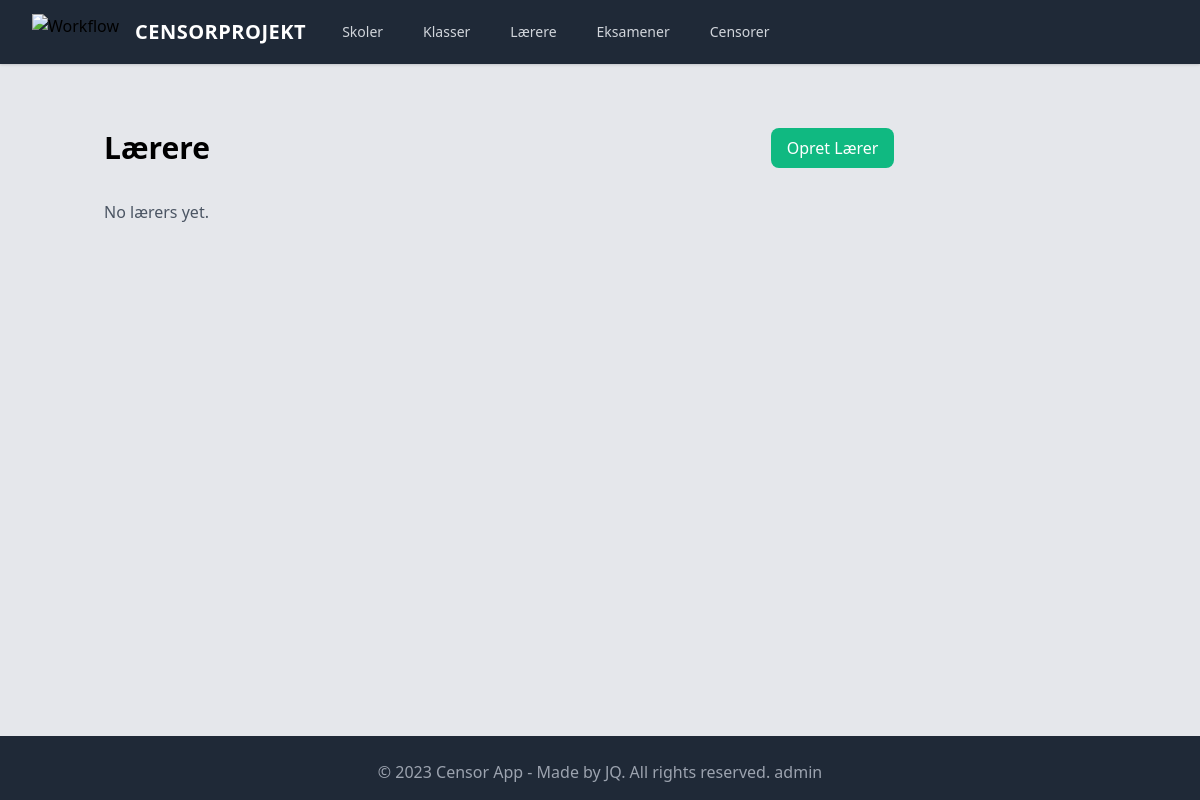
The page /lærere/ on the database as committed earlier.
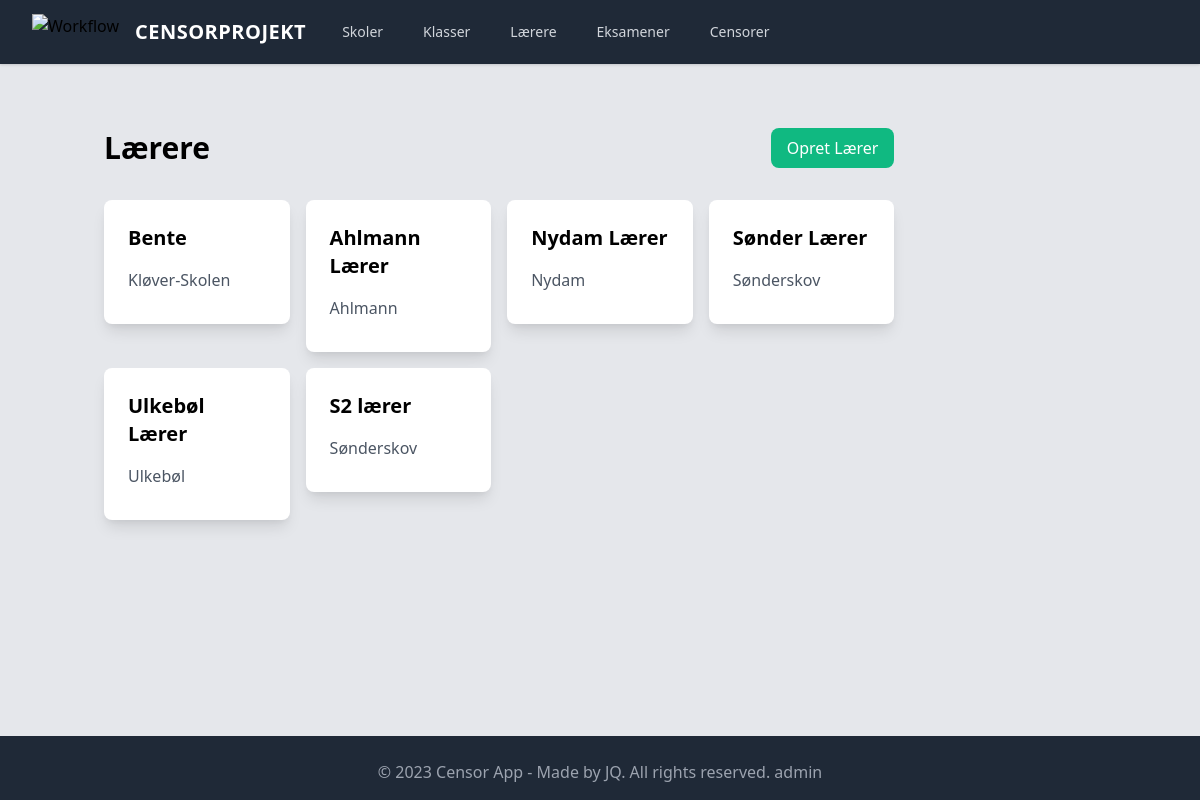
The same page on the database as committed later.
### censor_app/models.py (models this page shows, shortened)
class Lærer(models.Model):
    navn = models.CharField(max_length=200)
    email = models.EmailField(blank=True, null=True)
    skole = models.ForeignKey(
        Skole,
        on_delete=models.CASCADE,
        related_name="personale",
        blank=True,
        null=True,
    )
    class Meta:
        verbose_name_plural = "Lærere"

class Skole(models.Model):
    navn = models.CharField(max_length=200)
    adresse = models.CharField(max_length=200)
    def __str__(self):
        return self.navn
    class Meta:
        verbose_name_plural = "Skoler"

### censor_app/views.py (called while the page is built)
    def get_context_data(self, **kwargs):
        context = super().get_context_data(**kwargs)
        context["lærere"] = Lærer.objects.all()
        return context

### templates/censor_app/lærer_list.html
{% extends 'censor_app/base.html' %} {% block content %}
<div class="flex justify-between items-center mb-8">
  <h1 class="text-3xl font-bold">Lærere</h1>
  <a
    href="{% url 'lærer_create' %}"
    class="bg-green-500 text-white px-4 py-2 rounded-lg"
    >Opret Lærer</a
  >
</div>
<div
  class="grid grid-cols-1 sm:grid-cols-2 md:grid-cols-3 lg:grid-cols-4 gap-4 mb-40"
>
  {% for lærer in lærere %}
  <a href="{% url 'lærer_detail' lærer.pk %}">
    <div class="bg-white shadow-lg rounded-lg p-6">
      <h2 class="text-xl font-semibold mb-4">{{ lærer.navn }}</h2>
      <p class="text-gray-600 mb-2">{{ lærer.skole }}</p>
    </div>
  </a>
  {% empty %}
  <p class="text-gray-600">No lærers yet.</p>
  {% endfor %}
</div>
{% endblock %}

Rows that differ between the two databases and show on the page:
added Lærer: navn "Bente", skole "Kløver-Skolen"
added Lærer: navn "Ahlmann Lærer", skole "Ahlmann"
added Lærer: navn "Nydam Lærer", skole "Nydam"
added Lærer: navn "Sønder Lærer", skole "Sønderskov"
added Lærer: navn "Ulkebøl Lærer", skole "Ulkebøl"
added Lærer: navn "S2 lærer", skole "Sønderskov"
Other text that changed with them:
text no longer shown: "No lærers yet."
